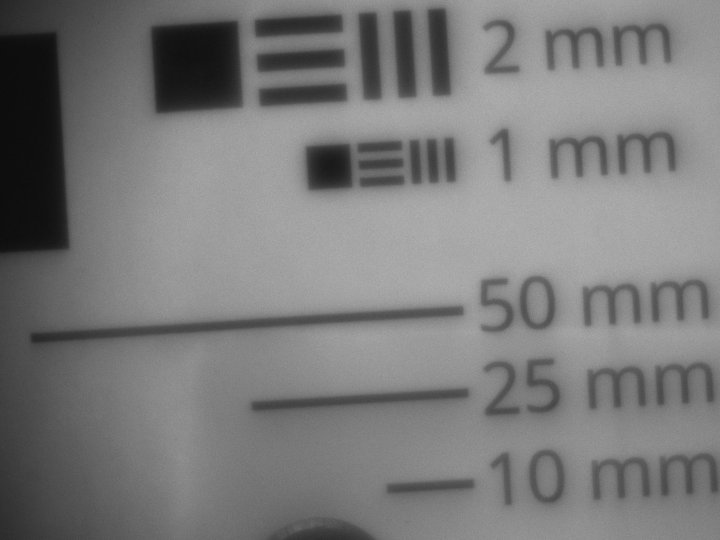
#> input picture rapport_final/res_1m_min.png, 1440 x 1080 px, found by its file name (shown at 1/2 size)
$ python Contours_res_min.py
#> lines starting #> are read from the running program, lines starting #| are printed output that depends on the picture; after the words box and inside, x2 and y2 are one past the last pixel; in counts of white or black regions, pixels touching at a corner belong together; long printed decimals are rounded
import cv2
import numpy as np
import matplotlib.pyplot as plt
from statistics import mean, stdev
import pandas as pd
import math

taille_reelle_pixel = 3.6e-3

# Étape 1 : Charger l'image
image = cv2.imread('C:/Users/tomde/Desktop/Cours/Autonme 2024/Optique/Laboratoire 2/Res/res_1m_min.png')
#> image is the input picture: shape (1080, 1440, 3); min 8, max 189, mean 121.9

# Obtenir la hauteur de l'image
image_height = image.shape[0]
#> image_height = 1080
half_height = image_height // 2  # Moitié de l'image
#> half_height = 540

# Convertir en niveaux de gris
gray = cv2.cvtColor(image, cv2.COLOR_BGR2GRAY)

# Appliquer un flou gaussien pour réduire le bruit
gray_blurred = cv2.GaussianBlur(gray, (5, 5), 0)

# Appliquer un seuillage adaptatif binaire inversé avec un blockSize petit
thresh = cv2.adaptiveThreshold(
    gray_blurred, 255,
    cv2.ADAPTIVE_THRESH_GAUSSIAN_C,
    cv2.THRESH_BINARY_INV,
    blockSize=11,  # BlockSize petit
    C=2
)
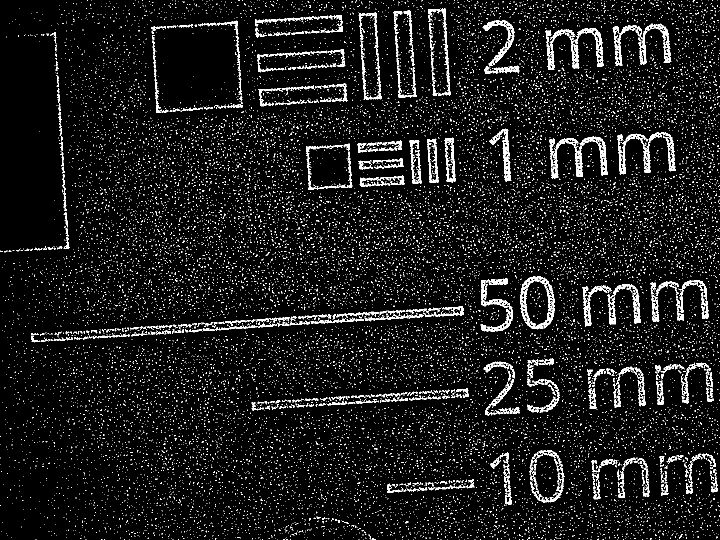
#> thresh: shape (1080, 1440) (shown at 1/2 size); 7% white in thin lines or dots

# Opérations morphologiques pour améliorer les formes
kernel = cv2.getStructuringElement(cv2.MORPH_RECT, (3, 3))
# Fermeture pour combler les petits trous
thresh = cv2.morphologyEx(thresh, cv2.MORPH_CLOSE, kernel, iterations=3)
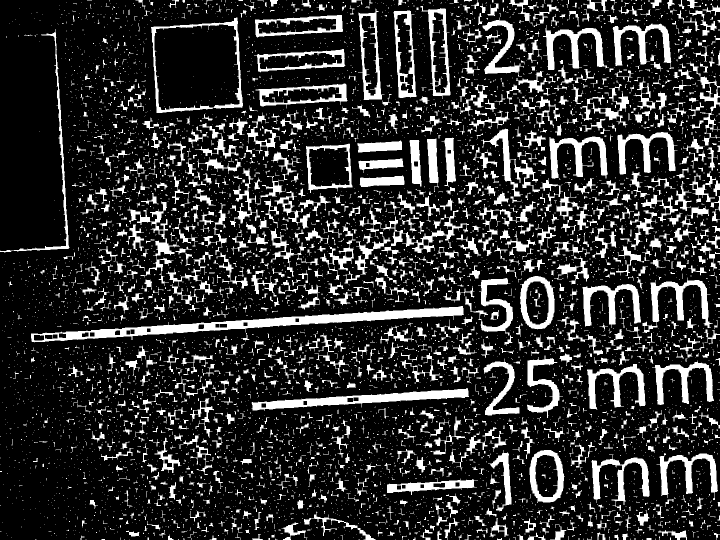
#> thresh: shape (1080, 1440) (shown at 1/2 size); 18.6% white; 6405 white regions (5162 under 20 px), largest, box (x1, y1, x2, y2) and area: (62, 612, 928, 685) 13266, (503, 776, 938, 822) 6659, (1285, 555, 1426, 666) 3903
# Ouverture pour supprimer les petits objets
thresh = cv2.morphologyEx(thresh, cv2.MORPH_OPEN, kernel, iterations=1)
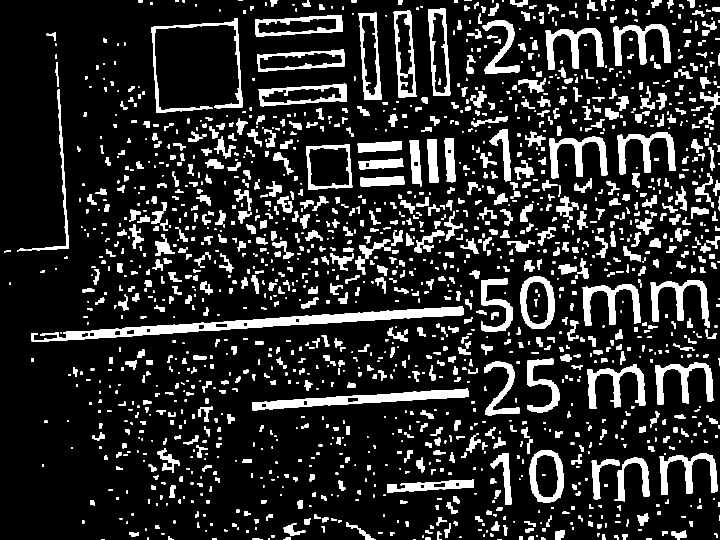
#> thresh: shape (1080, 1440) (shown at 1/2 size); 14.8% white; 1711 white regions (415 under 20 px)

# Détection des contours
contours, hierarchy = cv2.findContours(
    thresh, cv2.RETR_EXTERNAL, cv2.CHAIN_APPROX_SIMPLE
)
#> contours = 1705 contours, 673 with area under 20; largest, box (x1, y1, x2, y2) and area: (62, 612, 927, 684) 12982, (612, 288, 705, 380) 7278, (504, 777, 937, 821) 6455, (1040, 552, 1109, 658) 5872, (1059, 900, 1128, 1005) 5838

# Créer une copie de l'image pour le dessin
image_contours = image.copy()

# Liste pour stocker les longueurs des rectangles
rectangle_lengths = []

# Compteur de rectangles
rectangle_counter = 1

# Liste des longueurs à supprimer
longueurs_a_supprimer = [37, 69, 78, 79, 87, 103, 104, 105, 106, 107, 111, 112, 173]

# Condition spécifique : longueur = 87 et largeur > 12
longueur_specific = 87
largeur_minimale = 12

for contour in contours:
    # Calculer l'aire et le périmètre du contour
    area = cv2.contourArea(contour)
    perimeter = cv2.arcLength(contour, True)

    # Filtrer les contours de petite taille
    if area > 600:  # Ajuster ce seuil en fonction de votre image
        # Approximation du contour
        epsilon = 0.02 * perimeter  # Garder epsilon petit pour une approximation précise
        approx = cv2.approxPolyDP(contour, epsilon, True)

        # Vérifier si c'est un quadrilatère
        if len(approx) == 4:
            # Vérifier si le contour est convexe
            if cv2.isContourConvex(approx):
                # Utiliser le rectangle englobant pour calculer la longueur et la largeur
                x, y, w, h = cv2.boundingRect(approx)
                length = max(w, h)
                width = min(w, h)

                # Vérifier si la position verticale est au-dessus de la moitié de l'image
                if y + h // 2 < half_height:
                    # Si le centre du rectangle est au-dessus de la moitié de l'image
                    length_to_use = width  # On utilise la largeur
                else:
                    length_to_use = length  # Sinon, on garde la longueur

                # Vérifier si la longueur fait partie des longueurs à supprimer
                if int(length_to_use) in longueurs_a_supprimer:
                    continue  # Ne pas dessiner ni afficher cette longueur

                if abs(width - length) < 20:
                    continue

                rectangle_lengths.append(length_to_use)

                # Dessiner le contour
                cv2.drawContours(image_contours, [approx], -1, (0, 255, 0), 2)

                # Afficher le numéro du rectangle et sa longueur ou largeur sur l'image
                cX = x + w // 2
                cY = y + h // 2
                text = f"Dimension : {int(length_to_use)}"
                cv2.putText(
                    image_contours,
                    text,
                    (cX - 70, cY),
                    cv2.FONT_HERSHEY_SIMPLEX,
                    0.5,
                    (255, 0, 0),
                    2
                )
                rectangle_counter += 1
        else:
            # Gestion des contours non quadrilatéraux
            rect = cv2.minAreaRect(contour)
            (center), (width, height), angle = rect
            length = max(width, height)
            width = min(width, height)

            # Vérifier si la position verticale est au-dessus de la moitié de l'image
            if center[1] < half_height:
                # Si le centre du rectangle est au-dessus de la moitié de l'image
                length_to_use = width  # On utilise la largeur
            else:
                length_to_use = length  # Sinon, on garde la longueur

            # Vérifier si la longueur fait partie des longueurs à supprimer
            if int(length_to_use) in longueurs_a_supprimer:
                continue  # Ne pas dessiner ni afficher cette longueur

            rectangle_lengths.append(length_to_use)

            # Obtenir les points du rectangle
            box = cv2.boxPoints(rect)
            box = np.intp(box)

            # Dessiner le rectangle
            cv2.drawContours(image_contours, [box], 0, (0, 0, 255), 2)

            # Afficher le numéro du rectangle et sa longueur ou largeur sur l'image
            cX, cY = np.intp(center)
            text = f"Dimension : {int(length_to_use)}"
            cv2.putText(
                image_contours,
                text,
                (int(cX) - 70, int(cY)),
                cv2.FONT_HERSHEY_SIMPLEX,
                0.5,
                (0, 255, 255),
                2
            )
            rectangle_counter += 1
#> this loop made 1705 passes
#> (area, perimeter, epsilon, approx, x, y, w, h) on passes 1239, 1281, 1324, 1326, 1331, 1334, 1529: (1397, 211.8, 4.24, [[806, 352], [721, 355], [720, 370], [807, 369]], 720, 352, 88, 19), (1338.5, 212.9, 4.26, [[806, 331], [804, 317], [717, 322], [724, 339]], 717, 317, 90, 23), (1426, 213.8, 4.28, [[803, 284], [715, 287], [716, 304], [803, 299]], 715, 284, 89, 21), (1465, 222.6, 4.45, [[820, 280], [824, 365], [842, 372], [837, 280]], 820, 280, 23, 93), (1444.5, 212.4, 4.25, [[854, 278], [859, 364], [875, 365], [872, 278]], 854, 278, 22, 88), (1378.5, 212.9, 4.26, [[891, 276], [893, 362], [911, 361], [906, 276]], 891, 276, 21, 87), (5598, 426.4, 8.53, [[692, 169], [517, 178], [520, 210], [693, 202]], 517, 169, 177, 42)
#> (area, perimeter, epsilon, approx, rect, width, height, angle) on passes 429, 677: (6455, 923.8, 18.48, [[936, 781], [504, 809]], ((720.2, 798.5), (432.9, 18.17), -3.45), 18.17, 18.17, -3.45), (12982.5, 1964.4, 39.29, [[926, 616], [62, 676]], ((494.1, 648), (866.1, 19.04), -3.67), 19.04, 19.04, -3.67)
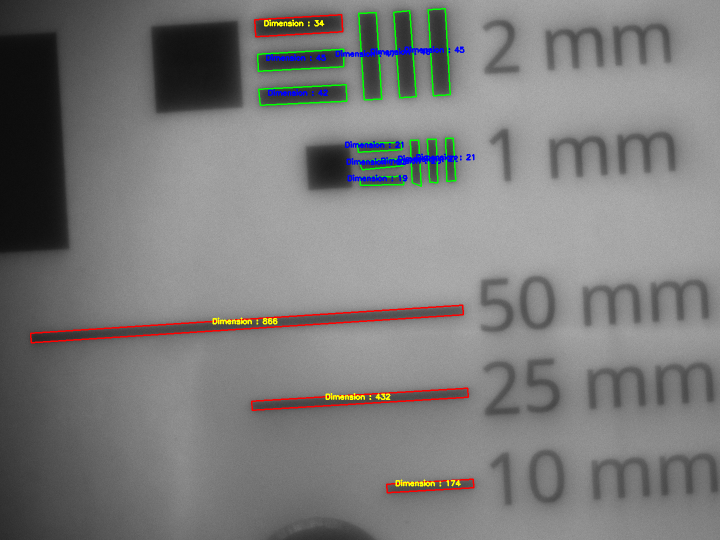
#> image_contours: shape (1080, 1440, 3) (shown at 1/2 size); 1.89% of pixels changed, all inside (x1, y1, x2, y2) = (60, 16, 949, 987)
#> after the loop, rectangle_counter = 16; rectangle_lengths = [174.2, 432.9, 866.1, 19, 23, 21, 23, 22, 21, 42, 45, 34.34, 47, 46, 45]


# Afficher l'image avec les rectangles détectés
image_rgb = cv2.cvtColor(image_contours, cv2.COLOR_BGR2RGB)
plt.imshow(image_rgb)
plt.axis('off')
plt.show()

# Calcul de la moyenne et de l'écart-type pour chaque groupe de rectangles similaires

# Trier les longueurs détectées
rectangle_lengths.sort()

# Grouper les rectangles similaires (différence maximale de 10)
grouped_lengths = []
current_group = [rectangle_lengths[0]]
#> current_group = [19]

for i in range(1, len(rectangle_lengths)):
    if abs(rectangle_lengths[i] - rectangle_lengths[i - 1]) <= 10:
        current_group.append(rectangle_lengths[i])
    else:
        grouped_lengths.append(current_group)
        current_group = [rectangle_lengths[i]]
#> this loop made 14 passes
#> current_group on passes 6, 12, 13, 14: [34.34], [174.2], [432.9], [866.1]
#> after the loop, grouped_lengths = [[19, 21, 21, 22, 23, 23], [34.34, 42, 45, 45, 46, 47], [174.2], [432.9]]

# Ajouter le dernier groupe
if current_group:
    grouped_lengths.append(current_group)

# Associer chaque groupe à une taille en mm (1mm, 2mm, 10mm, 25mm, 50mm)
group_to_size = {1: '1', 2: '2', 3: '10', 4: '25', 5: '50'}

# Création des colonnes pour la taille du groupe, la moyenne et l'écart-type
data = []

# Calcul de la moyenne et de l'écart-type pour chaque groupe
for idx, group in enumerate(grouped_lengths, 1):
    if len(group) > 1:  # Calculer uniquement si le groupe contient plus d'un rectangle
        group_std = stdev(group)
    else:
        group_std = 0
    group_mean = mean(group)
    size = group_to_size.get(idx, "Inconnu")
    data.append([size, group_mean, group_std])
#> this loop made 5 passes
#> (group, group_std, group_mean, size) on passes 1 to 5: ([19, 21, 21, 22, 23, 23], 1.52, 21.5, '1'), ([34.34, 42, 45, 45, 46, 47], 4.66, 43.22, '2'), ([174.2], 0, 174.2, '10'), ([432.9], 0, 432.9, '25'), ([866.1], 0, 866.1, '50')
#> after the loop, data = [['1', 21.5, 1.52], ['2', 43.22, 4.66], ['10', 174.2, 0], ['25', 432.9, 0], ['50', 866.1, 0]]

# Création du tableau avec pandas
df = pd.DataFrame(data, columns=['Taille (mm)', 'Moyenne (pixels)', 'Écart-type (pixels)'])
#> df = table of 5 rows and 3 columns

print(df)
#|   Taille (mm)  Moyenne (pixels)  Écart-type (pixels)
#| 0           1         21.500             1.517
#| 1           2         43.223             4.664
#| 2          10        174.215             0
#| 3          25        432.902             0
#| 4          50        866.069             0

# Calcul de la résolution (taille en mm / moyenne en pixels)
df['Taille (mm)'] = df['Taille (mm)'].astype(float)  # Convertir la taille en numérique
df['Résolution (mm/pixel)'] = df['Taille (mm)'] / df['Moyenne (pixels)']

# Calcul de la moyenne et de l'écart-type des résolutions
resolution_mean = df['Résolution (mm/pixel)'].mean()
#> resolution_mean = 0.0531
resolution_std = df['Résolution (mm/pixel)'].std()
#> resolution_std = 0.00616

if math.isnan(resolution_std):
    resolution_std = 0

# Afficher le tableau des statistiques de résolution
print(f"\nMoyenne de la résolution : {resolution_mean:.6f} mm/pixel")
#| Moyenne de la résolution : 0.05313 mm/pixel
print(f"Écart-type de la résolution : {resolution_std:.6f} mm/pixel")
#| Écart-type de la résolution : 0.006156 mm/pixel

# Calcul du grossissement
df['Taille (mm)'] = df['Taille (mm)'].astype(float)  # Convertir la taille en numérique
df['Grossissement (mm/pixel)'] = (df['Moyenne (pixels)'] * taille_reelle_pixel)/df['Taille (mm)']

# Calcul de la moyenne et de l'écart-type du grossissement
grossissement_mean = df['Grossissement (mm/pixel)'].mean()
#> grossissement_mean = 0.0685
grossissement_std = df['Grossissement (mm/pixel)'].std()
#> grossissement_std = 0.00829

if math.isnan(grossissement_std):
    grossissement_std = 0

# Afficher le tableau des statistiques du grossissement
print(f"\nMoyenne du grossissement : {grossissement_mean:.6f}")
#| Moyenne du grossissement : 0.06852
print(f"Écart-type du grossissement : {grossissement_std:.6f}")
#| Écart-type du grossissement : 0.008289

# Sauvegarder l'image modifiée
output_image_path = 'C:/Users/tomde/Desktop/Cours/Autonme 2024/Optique/Laboratoire 2/Res/rectangles_detectes_min.png'
cv2.imwrite(output_image_path, image_contours)

# Sauvegarder le tableau en LaTeX
#> (the run stopped early here; a loop or call above may not have finished)
